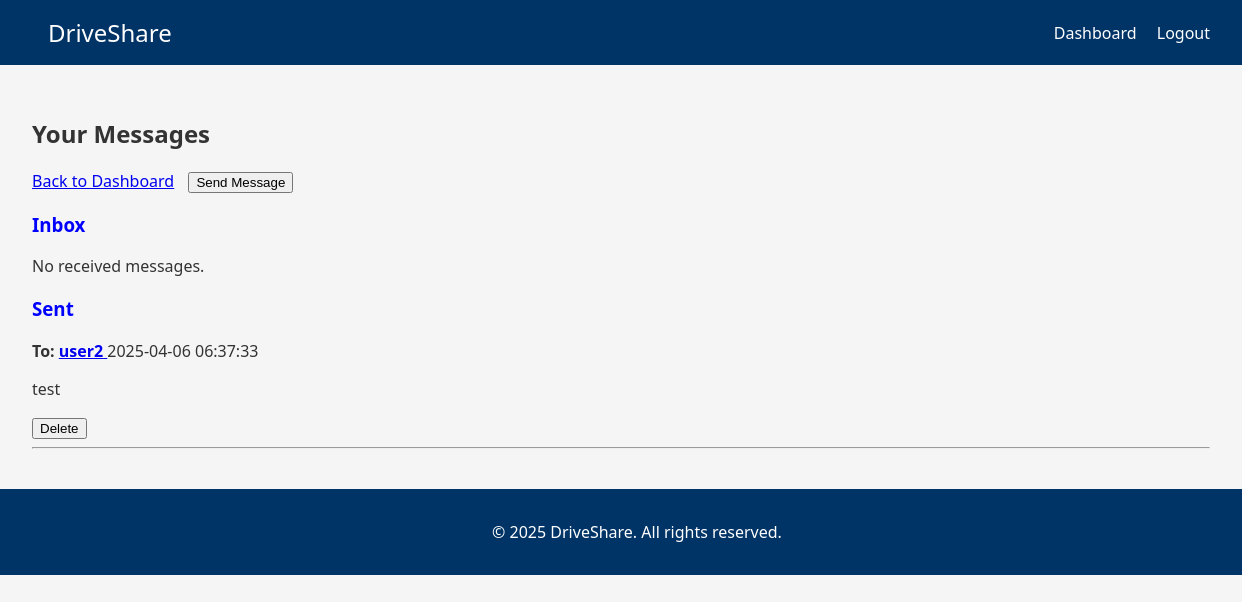
The app's page /inbox (signed in), older data.
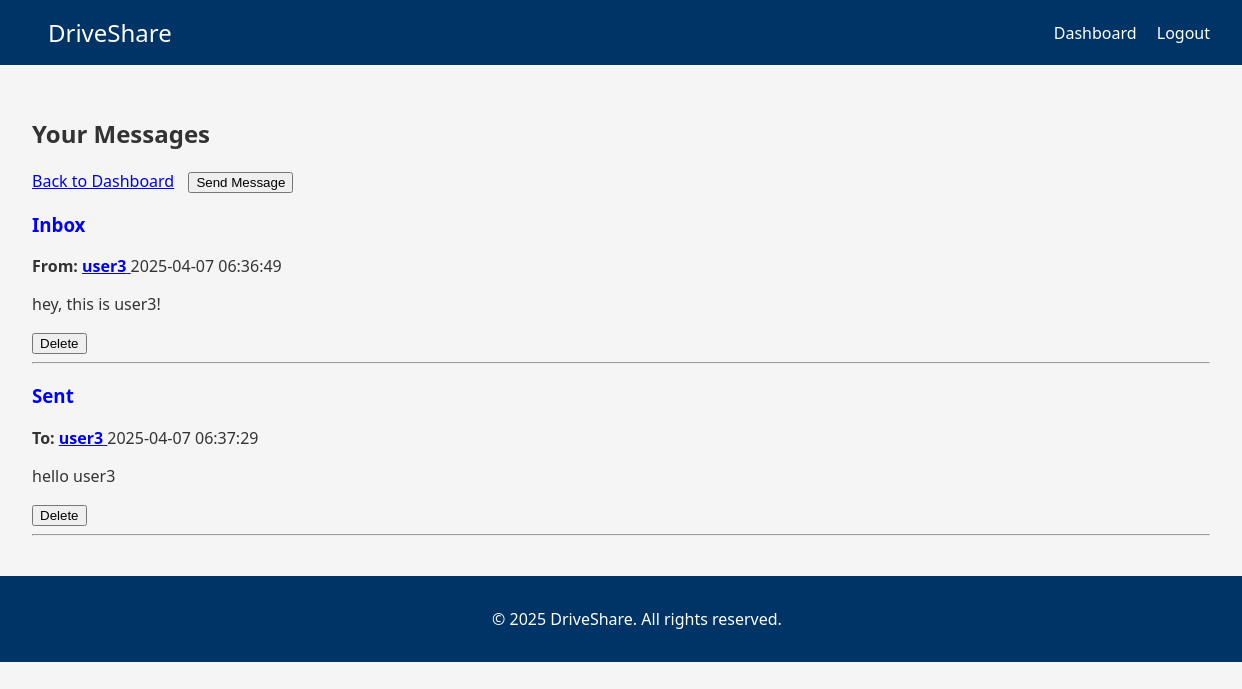
The same page, newer data.
### tables this page shows
CREATE TABLE messages (
                id INTEGER PRIMARY KEY AUTOINCREMENT,
                sender_id INTEGER NOT NULL,
                receiver_id INTEGER NOT NULL,
                content TEXT NOT NULL,
                timestamp TIMESTAMP DEFAULT CURRENT_TIMESTAMP,
                is_read BOOLEAN DEFAULT 0,
                FOREIGN KEY(sender_id) REFERENCES users(id) ON DELETE CASCADE,
                FOREIGN KEY(receiver_id) REFERENCES users(id) ON DELETE CASCADE
            );

CREATE TABLE users (
                id INTEGER PRIMARY KEY AUTOINCREMENT,
                email TEXT UNIQUE NOT NULL,
                password TEXT NOT NULL,
                security_q1 TEXT NOT NULL,
                security_q2 TEXT NOT NULL,
                security_q3 TEXT NOT NULL,
                full_name TEXT,
                role TEXT DEFAULT 'user',
                created_at TIMESTAMP DEFAULT CURRENT_TIMESTAMP
            );

### routes.py (the view)
    @app.route("/inbox")
    def inbox():
        if not UserSession.get_instance().is_authenticated():
            flash("Please log in to access your inbox.")
            return redirect(url_for("login"))
        user_id = UserSession.get_instance().user_id
        messages = []
        try:
            with sqlite3.connect("database.db") as conn:
                conn.row_factory = sqlite3.Row
                cursor = conn.cursor()
                cursor.execute('''
                    SELECT m.id, m.sender_id, m.receiver_id, m.content, m.timestamp, u.full_name AS sender_name
                    FROM messages m
                    JOIN users u ON m.sender_id = u.id
                    WHERE m.receiver_id = ?
                    ORDER BY m.timestamp DESC
                ''', (user_id,))
                inbox_messages = cursor.fetchall()
                cursor.execute('''
                    SELECT m.id, m.sender_id, m.receiver_id, m.content, m.timestamp, u.full_name AS receiver_name
                    FROM messages m
                    JOIN users u ON m.receiver_id = u.id
                    WHERE m.sender_id = ?
                    ORDER BY m.timestamp DESC
                    ''', (user_id,))
                sent_messages = cursor.fetchall()
            return render_template("inbox.html", inbox_messages=inbox_messages, sent_messages=sent_messages)
        except Exception as e:
            flash(f"Error retrieving messages: {str(e)}")
        return render_template("inbox.html", messages=messages)

### app.py (called while the page is built)
@app.context_processor
def inject_user_session():
    return dict(is_authenticated=UserSession.get_instance().is_authenticated())

### routes.py (called while the page is built)
    @staticmethod
    def get_instance():
        if UserSession._instance is None:
            UserSession()
        return UserSession._instance

    def is_authenticated(self):
        return self.user_id is not None

### templates/inbox.html (shortened to what this page needs)
{% extends 'base.html' %}
{% block content %}
<h2>Your Messages</h2>
<div style="margin-bottom: 15px;">
    <a href="{{ url_for('dashboard') }}" class="btn btn-primary">Back to Dashboard</a>
    <button onclick="openSendMessagePopup()" class="btn btn-success" style="margin-left: 10px;">Send Message</button>
</div>
<h3>Inbox</h3>
{% if inbox_messages %}
    <div class="message-list">
        {% for message in inbox_messages %}
                <strong>From:</strong>
                <a href="{{ url_for('message_thread', user_id=message['sender_id']) }}" class="message-link">
                    <strong>{{ message['sender_name'] }}</strong>
                </a>
                <span>{{ message['timestamp'] }}</span>
                <p>{{ message['content'] }}</p>
                <form method="POST" action="{{ url_for('delete_message', message_id=message.id) }}" style="display:inline;">
                    <button type="submit" class="btn btn-danger" onclick="return confirm('Are you sure you want to delete this message?');">Delete</button>
                </form>
            </div>
            <hr>
        {% endfor %}
{% else %}
    <p>No received messages.</p>
{% endif %}
<h3>Sent</h3>
{% if sent_messages %}
    <div class="message-list">
        {% for message in sent_messages %}
            <div class="message-item">
                <strong>To:</strong>
                <a href="{{url_for('message_thread', user_id=message['receiver_id'])}}" class="message-link">
                    <strong>{{ message['receiver_name'] }}</strong>
                </a>
                <span>{{ message['timestamp'] }}</span>
                <p>{{ message['content'] }}</p>
                <form method="POST" action="{{ url_for('delete_message', message_id=message.id) }}" style="display:inline;">
                    <button type="submit" class="btn btn-danger" onclick="return confirm('Are you sure you want to delete this message?');">Delete</button>
                </form>
            </div>
            <hr>
        {% endfor %}
    </div>
{% else %}
    <p>No sent messages.</p>
{% endif %}
{% endblock %}

### templates/base.html (shortened to what this page needs)
<!DOCTYPE html>
<html lang="en">
<head>
    <link rel="stylesheet" href="{{ url_for('static', filename='css/styles.css') }}">
</head>
<body>
    {% include 'navbar.html' %}
    <main class="content">
        {% block content %}{% endblock %}
    </main>
    <footer>
        <p>&copy; 2025 DriveShare. All rights reserved.</p>
    </footer>
</body>
</html>

### templates/navbar.html
<nav class="navbar">
    <div class="nav-left">
        <a href="{{ url_for('home') }}" class="logo">DriveShare</a>
    </div>
    <div class="nav-right">
        {% if is_authenticated %}
            <a href="{{ url_for('dashboard') }}">Dashboard</a>
            <a href="{{ url_for('logout') }}">Logout</a>
        {% else %}
            <a href="{{ url_for('login') }}">Login</a>
            <a href="{{ url_for('register') }}">Register</a>
        {% endif %}
    </div>
</nav>

### static/css/styles.css (style rules this page uses)
body { margin: 0; font-family: 'Segoe UI', Tahoma, Geneva, Verdana, sans-serif; background-color: #f5f5f5; color: #333; }
.navbar { display: flex; justify-content: space-between; align-items: center; padding: 1rem 2rem; background-color: #003366; color: white; }
.navbar a { color: white; text-decoration: none; margin-left: 1rem; font-weight: 500; }
.logo { font-size: 1.5rem; font-weight: bold; color: #ffffff; }
main.content { padding: 2rem; }
footer { text-align: center; padding: 1rem; background-color: #003366; color: white; position: sticky; bottom: 0; width: 100%; }
h3 { color: #0000FF; }

Row changes from the older to the newer data that the page shows:
removed messages: receiver_name "user2", timestamp "2025-04-06 06:37:33", content "test", shown under "Sent"
added messages: sender_name "user3", timestamp "2025-04-07 06:36:49", content "hey, this is user3!", shown under "Inbox"
added messages: receiver_name "user3", timestamp "2025-04-07 06:37:29", content "hello user3", shown under "Sent"
Text that changed along with them:
text no longer shown: "No received messages."
